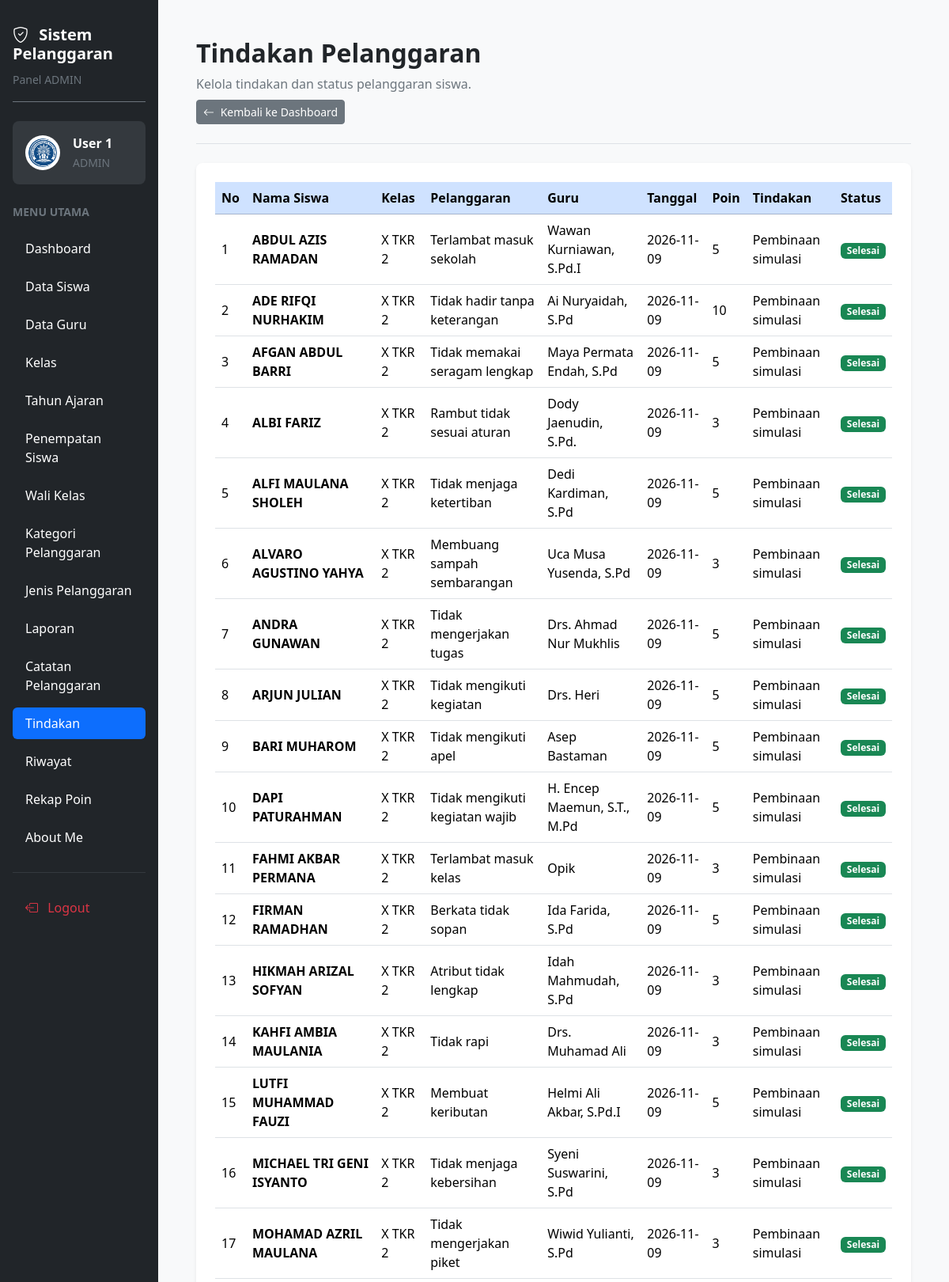
Page /tindakan.php (signed in, upper part) on the committed database.
### tables this page shows
CREATE TABLE `t_pelanggaran_siswa` (
  `id` int(11) NOT NULL,
  `tahun_ajaran_id` int(11) NOT NULL,
  `siswa_id` int(11) NOT NULL,
  `nama_siswa` varchar(150) NOT NULL,
  `kelas_id` int(11) NOT NULL,
  `nama_kelas` varchar(100) NOT NULL,
  `pelanggaran_id` int(11) NOT NULL,
  `nama_pelanggaran` varchar(150) NOT NULL,
  `pelanggaran_kategori_id` int(11) NOT NULL,
  `guru_id` int(11) NOT NULL,
  `nama_guru` varchar(150) NOT NULL,
  `tanggal` date NOT NULL,
  `keterangan` text NOT NULL,
  `poin` int(11) NOT NULL,
  `tindakan` text NOT NULL,
  `status` varchar(30) NOT NULL,
  `created_at` timestamp NOT NULL DEFAULT current_timestamp(),
  `updated_at` timestamp NOT NULL DEFAULT current_timestamp()
);

### tindakan.php (the view, shortened to what this page needs)
<?php
$role = strtolower(trim($_SESSION['role'] ?? ''));
require_once __DIR__ . "/config/koneksi.php";
$dataEdit = null;
$query = mysqli_query(
    $koneksi,
    "SELECT id, nama_siswa, nama_kelas,
            nama_pelanggaran, nama_guru,
            tanggal, poin, tindakan, status
     FROM t_pelanggaran_siswa
     ORDER BY tanggal DESC, id DESC"
);
$nama = htmlspecialchars(
    $_SESSION['name'] ?? 'Pengguna',
    ENT_QUOTES,
    'UTF-8'
);
?>
<!DOCTYPE html>
<html lang="id">
<head>
    <link href="https://cdn.jsdelivr.net/npm/bootstrap@5.3.3/dist/css/bootstrap.min.css" rel="stylesheet">
    <link href="https://cdn.jsdelivr.net/npm/bootstrap-icons@1.11.3/font/bootstrap-icons.min.css" rel="stylesheet">
    <link href="https://cdn.datatables.net/2.3.4/css/dataTables.bootstrap5.min.css" rel="stylesheet">
</head>
<body class="bg-light overflow-hidden">
<div class="container-fluid vh-100 overflow-hidden">
    <div class="row h-100 flex-nowrap">
        <aside class="col-12 col-md-3 col-lg-2 bg-dark vh-100 overflow-auto position-sticky top-0 p-3">
            <div class="text-white mb-4 pt-3 pb-3 border-bottom border-secondary">
                <h5 class="fw-bold mb-2">
                    <i class="bi bi-shield-check me-2"></i>
                    Sistem Pelanggaran
                </h5>
                <small class="text-secondary">Panel <?= strtoupper($role); ?></small>
            </div>
            <div class="bg-secondary bg-opacity-25 rounded-3 p-3 mb-4">
                <div class="d-flex align-items-center gap-3">
                    <img
                        src="logo.png"
                        alt="Logo Aplikasi"
                        width="44"
                        height="44"
                        class="rounded-circle bg-white p-1"
                    >
                    <div class="text-white text-break">
                        <div class="fw-semibold"><?= $nama; ?></div>
                        <small class="text-secondary"><?= strtoupper($role); ?></small>
                    </div>
                </div>
            </div>
            <div class="text-secondary small fw-semibold mb-3">
                MENU UTAMA
            </div>
            <ul class="nav nav-pills flex-column gap-2">
                <li class="nav-item">
                    <a href="dashboard.php" class="nav-link text-white rounded-2 py-2 px-3">
                        Dashboard
                    </a>
                </li>
                <?php if ($role === 'admin'): ?>
                    <li class="nav-item">
                        <a href="siswa.php" class="nav-link text-white rounded-2 py-2 px-3">Data Siswa</a>
                    </li>
                    <li class="nav-item">
                        <a href="guru.php" class="nav-link text-white rounded-2 py-2 px-3">Data Guru</a>
                    </li>
                    <li class="nav-item">
                        <a href="kelas.php" class="nav-link text-white rounded-2 py-2 px-3">Kelas</a>
                    </li>
                    <li class="nav-item">
                        <a href="tahun_ajaran.php" class="nav-link text-white rounded-2 py-2 px-3">Tahun Ajaran</a>
                    </li>
                    <li class="nav-item">
                        <a href="penempatan_siswa.php" class="nav-link text-white rounded-2 py-2 px-3">Penempatan Siswa</a>
                    </li>
                    <li class="nav-item">
                        <a href="wali_kelas.php" class="nav-link text-white rounded-2 py-2 px-3">Wali Kelas</a>
                    </li>
                    <li class="nav-item">
                        <a href="kategori_pelanggaran.php" class="nav-link text-white rounded-2 py-2 px-3">Kategori Pelanggaran</a>
                    </li>
                    <li class="nav-item">
                        <a href="jenis_pelanggaran.php" class="nav-link text-white rounded-2 py-2 px-3">Jenis Pelanggaran</a>
                    </li>
                    <li class="nav-item">
                        <a href="laporan.php" class="nav-link text-white rounded-2 py-2 px-3">Laporan</a>
                    </li>
                <?php endif; ?>
                <li class="nav-item">
                    <a href="catatan_pelanggaran.php" class="nav-link text-white rounded-2 py-2 px-3">
                        Catatan Pelanggaran
                    </a>
                </li>
                <li class="nav-item">
                    <a href="tindakan.php" class="nav-link active rounded-2 py-2 px-3" aria-current="page">
                        Tindakan
                    </a>
                </li>
                <li class="nav-item">
                    <a href="riwayat.php" class="nav-link text-white rounded-2 py-2 px-3">Riwayat</a>
                </li>
                <li class="nav-item">
                    <a href="rekap_poin.php" class="nav-link text-white rounded-2 py-2 px-3">Rekap Poin</a>
                </li>
                <li class="nav-item">
                    <a href="abautme.php" class="nav-link text-white rounded-2 py-2 px-3">About Me</a>
                </li>
            </ul>
            <hr class="border-secondary my-4">
            <a href="logout.php" class="nav-link text-danger rounded-2 py-2 px-3">
                <i class="bi bi-box-arrow-left me-2"></i>
                Logout
            </a>
        </aside>
        <main class="col-12 col-md-9 col-lg-10 vh-100 overflow-auto p-3 p-lg-5">
            <div class="d-flex flex-wrap justify-content-between align-items-center gap-3 mb-4 pb-4 border-bottom">
                <div>
                    <h2 class="fw-bold mb-2">
                        <?= $dataEdit !== null ? 'Beri Tindakan' : 'Tindakan Pelanggaran'; ?>
                    </h2>
                    <p class="text-secondary mb-2">
                        <?= $dataEdit !== null
                            ? 'Silakan isi atau perbarui tindakan dan status pelanggaran siswa.'
                            : 'Kelola tindakan dan status pelanggaran siswa.'; ?>
                    </p>
                    <?php if ($dataEdit === null): ?>
                        <a href="dashboard.php" class="btn btn-secondary btn-sm">
                            <i class="bi bi-arrow-left me-1"></i>
                            Kembali ke Dashboard
                        </a>
                    <?php endif; ?>
                </div>
            </div>
            <?php if ($dataEdit === null): ?>
                <div class="card border-0 shadow-sm rounded-3">
                    <div class="card-body p-3 p-lg-4">
                        <div class="table-responsive">
                            <table id="tabelTindakan" class="table table-hover align-middle">
                                <thead>
                                    <tr class="table-primary">
                                        <th>No</th>
                                        <th>Nama Siswa</th>
                                        <th>Kelas</th>
                                        <th>Pelanggaran</th>
                                        <th>Guru</th>
                                        <th>Tanggal</th>
                                        <th>Poin</th>
                                        <th>Tindakan</th>
                                        <th>Status</th>
                                    </tr>
                                </thead>
                                <tbody>
                                    <?php
                                    $no = 1;
                                    while ($row = mysqli_fetch_assoc($query)):
                                    ?>
                                        <tr>
                                            <td><?= $no++; ?></td>
                                            <td>
                                                <strong>
                                                    <?= htmlspecialchars($row['nama_siswa'] ?? '', ENT_QUOTES, 'UTF-8'); ?>
                                                </strong>
                                            </td>
                                            <td>
                                                <?= htmlspecialchars($row['nama_kelas'] ?? '', ENT_QUOTES, 'UTF-8'); ?>
                                            </td>
                                            <td>
                                                <?= htmlspecialchars($row['nama_pelanggaran'] ?? '', ENT_QUOTES, 'UTF-8'); ?>
                                            </td>
                                            <td>
                                                <?= htmlspecialchars($row['nama_guru'] ?? '', ENT_QUOTES, 'UTF-8'); ?>
                                            </td>
                                            <td>
                                                <?= htmlspecialchars($row['tanggal'] ?? '', ENT_QUOTES, 'UTF-8'); ?>
                                            </td>
                                            <td>
                                                <?= (int) ($row['poin'] ?? 0); ?>
                                            </td>
                                            <td>
                                                <?= htmlspecialchars($row['tindakan'] ?? '', ENT_QUOTES, 'UTF-8'); ?>
                                            </td>
                                            <td>
                                                <?php if (($row['status'] ?? '') === 'Selesai'): ?>
                                                    <span class="badge bg-success">Selesai</span>
                                                <?php elseif (($row['status'] ?? '') === 'Diproses'): ?>
                                                    <span class="badge bg-warning text-dark">Diproses</span>
                                                <?php else: ?>
                                                    <span class="badge bg-secondary">
                                                        <?= htmlspecialchars($row['status'] ?? 'Belum Diproses', ENT_QUOTES, 'UTF-8'); ?>
                                                    </span>
                                                <?php endif; ?>
                                            </td>
                                        </tr>
                                    <?php endwhile; ?>
                                </tbody>
                            </table>
                        </div>
                    </div>
                </div>
            <?php endif; ?>
        </main>
    </div>
</div>
</body>
</html>

### rows in the picture
t_pelanggaran_siswa: nama_siswa "ABDUL AZIS RAMADAN", nama_kelas "X TKR 2", nama_pelanggaran "Terlambat masuk sekolah", nama_guru "Wawan Kurniawan, S.Pd.I", tanggal "2026-11-09", poin "5", tindakan "Pembinaan simulasi", status "Selesai"
t_pelanggaran_siswa: nama_siswa "ADE RIFQI NURHAKIM", nama_kelas "X TKR 2", nama_pelanggaran "Tidak hadir tanpa keterangan", nama_guru "Ai Nuryaidah, S.Pd", tanggal "2026-11-09", poin "10", tindakan "Pembinaan simulasi", status "Selesai"
t_pelanggaran_siswa: nama_siswa "AFGAN ABDUL BARRI", nama_kelas "X TKR 2", nama_pelanggaran "Tidak memakai seragam lengkap", nama_guru "Maya Permata Endah, S.Pd", tanggal "2026-11-09", poin "5", tindakan "Pembinaan simulasi", status "Selesai"
t_pelanggaran_siswa: nama_siswa "ALBI FARIZ", nama_kelas "X TKR 2", nama_pelanggaran "Rambut tidak sesuai aturan", nama_guru "Dody Jaenudin, S.Pd.", tanggal "2026-11-09", poin "3", tindakan "Pembinaan simulasi", status "Selesai"
t_pelanggaran_siswa: nama_siswa "ALFI MAULANA SHOLEH", nama_kelas "X TKR 2", nama_pelanggaran "Tidak menjaga ketertiban", nama_guru "Dedi Kardiman, S.Pd", tanggal "2026-11-09", poin "5", tindakan "Pembinaan simulasi", status "Selesai"
t_pelanggaran_siswa: nama_siswa "ALVARO AGUSTINO YAHYA", nama_kelas "X TKR 2", nama_pelanggaran "Membuang sampah sembarangan", nama_guru "Uca Musa Yusenda, S.Pd", tanggal "2026-11-09", poin "3", tindakan "Pembinaan simulasi", status "Selesai"
t_pelanggaran_siswa: nama_siswa "ANDRA GUNAWAN", nama_kelas "X TKR 2", nama_pelanggaran "Tidak mengerjakan tugas", nama_guru "Drs. Ahmad Nur Mukhlis", tanggal "2026-11-09", poin "5", tindakan "Pembinaan simulasi", status "Selesai"
t_pelanggaran_siswa: nama_siswa "ARJUN JULIAN", nama_kelas "X TKR 2", nama_pelanggaran "Tidak mengikuti kegiatan", nama_guru "Drs. Heri", tanggal "2026-11-09", poin "5", tindakan "Pembinaan simulasi", status "Selesai"
t_pelanggaran_siswa: nama_siswa "BARI MUHAROM", nama_kelas "X TKR 2", nama_pelanggaran "Tidak mengikuti apel", nama_guru "Asep Bastaman", tanggal "2026-11-09", poin "5", tindakan "Pembinaan simulasi", status "Selesai"
t_pelanggaran_siswa: nama_siswa "DAPI PATURAHMAN", nama_kelas "X TKR 2", nama_pelanggaran "Tidak mengikuti kegiatan wajib", nama_guru "H. Encep Maemun, S.T., M.Pd", tanggal "2026-11-09", poin "5", tindakan "Pembinaan simulasi", status "Selesai"
t_pelanggaran_siswa: nama_siswa "FAHMI AKBAR PERMANA", nama_kelas "X TKR 2", nama_pelanggaran "Terlambat masuk kelas", nama_guru "Opik", tanggal "2026-11-09", poin "3", tindakan "Pembinaan simulasi", status "Selesai"
t_pelanggaran_siswa: nama_siswa "FIRMAN RAMADHAN", nama_kelas "X TKR 2", nama_pelanggaran "Berkata tidak sopan", nama_guru "Ida Farida, S.Pd", tanggal "2026-11-09", poin "5", tindakan "Pembinaan simulasi", status "Selesai"
t_pelanggaran_siswa: nama_siswa "HIKMAH ARIZAL SOFYAN", nama_kelas "X TKR 2", nama_pelanggaran "Atribut tidak lengkap", nama_guru "Idah Mahmudah, S.Pd", tanggal "2026-11-09", poin "3", tindakan "Pembinaan simulasi", status "Selesai"
t_pelanggaran_siswa: nama_siswa "KAHFI AMBIA MAULANIA", nama_kelas "X TKR 2", nama_pelanggaran "Tidak rapi", nama_guru "Drs. Muhamad Ali", tanggal "2026-11-09", poin "3", tindakan "Pembinaan simulasi", status "Selesai"
t_pelanggaran_siswa: nama_siswa "LUTFI MUHAMMAD FAUZI", nama_kelas "X TKR 2", nama_pelanggaran "Membuat keributan", nama_guru "Helmi Ali Akbar, S.Pd.I", tanggal "2026-11-09", poin "5", tindakan "Pembinaan simulasi", status "Selesai"
t_pelanggaran_siswa: nama_siswa "MICHAEL TRI GENI ISYANTO", nama_kelas "X TKR 2", nama_pelanggaran "Tidak menjaga kebersihan", nama_guru "Syeni Suswarini, S.Pd", tanggal "2026-11-09", poin "3", tindakan "Pembinaan simulasi", status "Selesai"
t_pelanggaran_siswa: nama_siswa "MOHAMAD AZRIL MAULANA", nama_kelas "X TKR 2", nama_pelanggaran "Tidak mengerjakan piket", nama_guru "Wiwid Yulianti, S.Pd", tanggal "2026-11-09", poin "3", tindakan "Pembinaan simulasi", status "Selesai"

### other values in the picture
$role "ADMIN"
$nama "User 1"
